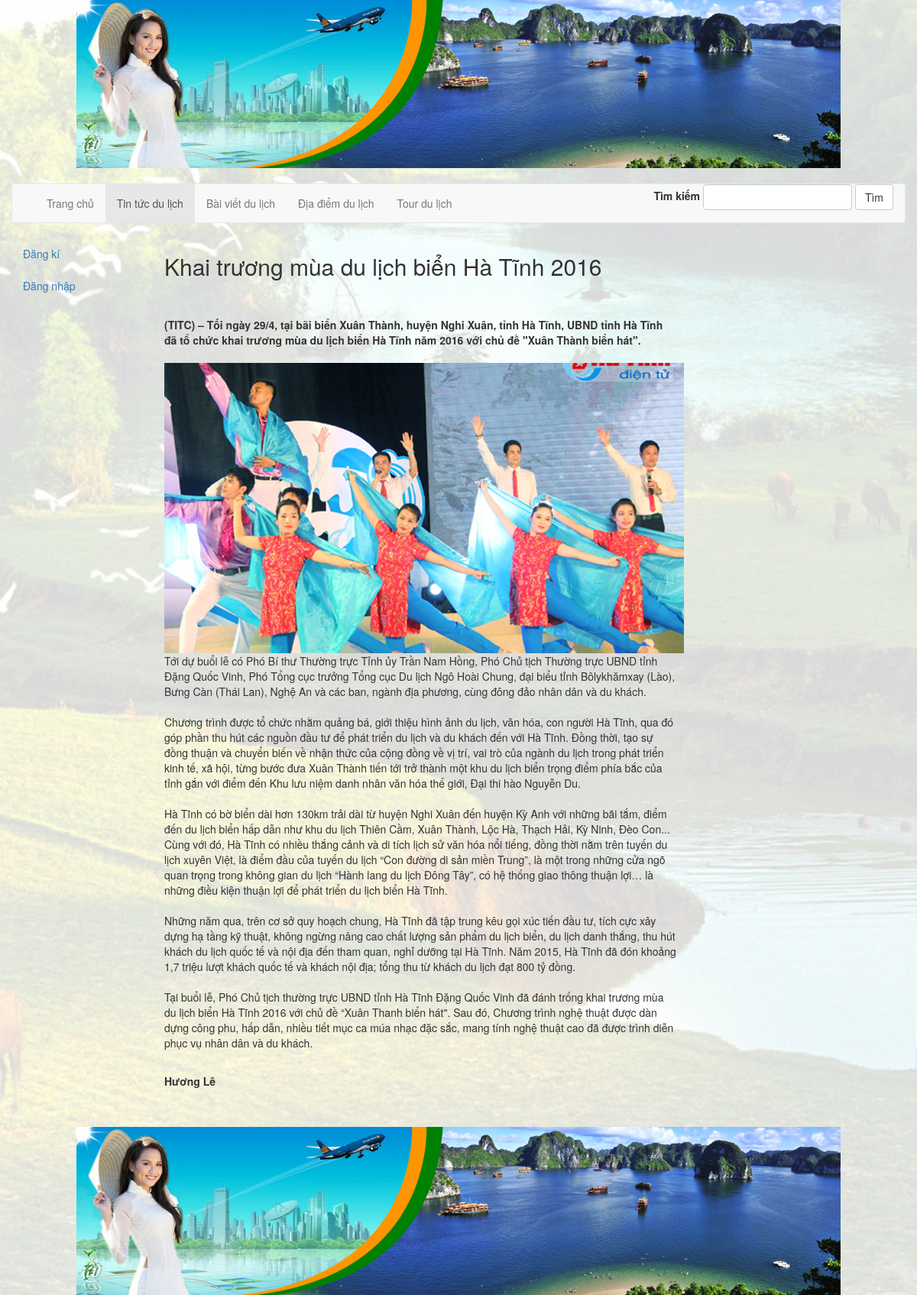
/index.php/news/view/13, run on the app's committed database.
### tables this page shows
CREATE TABLE IF NOT EXISTS `news` (
  `id` int(11) NOT NULL AUTO_INCREMENT,
  `title` text NOT NULL,
  `feature_img` text NOT NULL,
  `description` text NOT NULL,
  `content` text NOT NULL,
  PRIMARY KEY (`id`)
);

### application/controllers/news.php (called while the page is built, shortened)
<?php
class News extends CI_Controller {
        public function __construct()
        {
                $this->load->model('news_model');
                $this->load->helper('url_helper');
        }
        public function view($id = NULL)
        {
                $data['news'] = $this->news_model->get_news($id);
				$data['title'] = $data['news']['title'];
				$this->load->view('templates/header');
				$this->load->view('templates/leftsidebar');
				$this->load->view('news/view', $data);
				$this->load->view('templates/rightsidebar');
				$this->load->view('templates/footer');
        }
}

### index.php (called while the page is built, shortened)
<?php
require_once BASEPATH.'core/CodeIgniter.php';

### application/models/News_model.php (called while the page is built, shortened)
<?php
class News_model extends CI_Model {
		public function get_news($id = FALSE)
		{
        $query = $this->db->get_where('news', array('id' => $id));
        return $query->row_array();
		}
}

### application/views/news/view.php (the view, shortened to what this page needs)
<div class="col-lg-7 col-md-7 col-xs-8">
	<?php
	echo '<h2>'.$news['title'].'</h2>';
	echo '<br/><br/>';
	echo '<b>'.$news['description'].'</b>';
	echo '<br/><br/>';
	echo $news['content'];
	echo '<br/><br/>';
?>
</div>

### data on the page
news: title "Khai trương mùa du lịch biển Hà Tĩnh 2016", description "(TITC) – Tối ngày 29/4, tại bãi biển Xuân Thành, huyện Nghi Xuân, tỉnh Hà Tĩnh, UBND tỉnh Hà Tĩnh đã tổ chức khai trương mùa du lịch biển Hà Tĩnh năm 2016 với chủ đề \"Xuân Thành biển hát\".", content (picture), content "Tới dự buổi lễ có Phó Bí thư Thường trực Tỉnh ủy Trần Nam Hồng, Phó Chủ tịch Thường trực UBND tỉnh Đặng Quốc Vinh, Phó Tổng cục trưởng Tổng cục Du lịch Ngô Hoài Chung, đại biểu tỉnh Bôlykhămxay (Lào), Bưng Càn (Thái Lan), Nghệ An và các ban, ngành địa phương, cùng đông đảo nhân dân và du khách. Chương trình được tổ chức nhằm quảng bá, giới thiệu hình ảnh du lịch, văn hóa, con người Hà Tĩnh, qua đó góp phần thu hút các nguồn đầu tư để phát triển du lịch và du khách đến với Hà Tĩnh. Đồng thời, tạo sự đồng thuận và chuyển biến về nhận thức của cộng đồng về vị trí, vai trò của ngành du lịch trong phát triển kinh tế, xã hội, từng bước đưa Xuân Thành tiến tới trở thành một khu du lịch biển trọng…"
